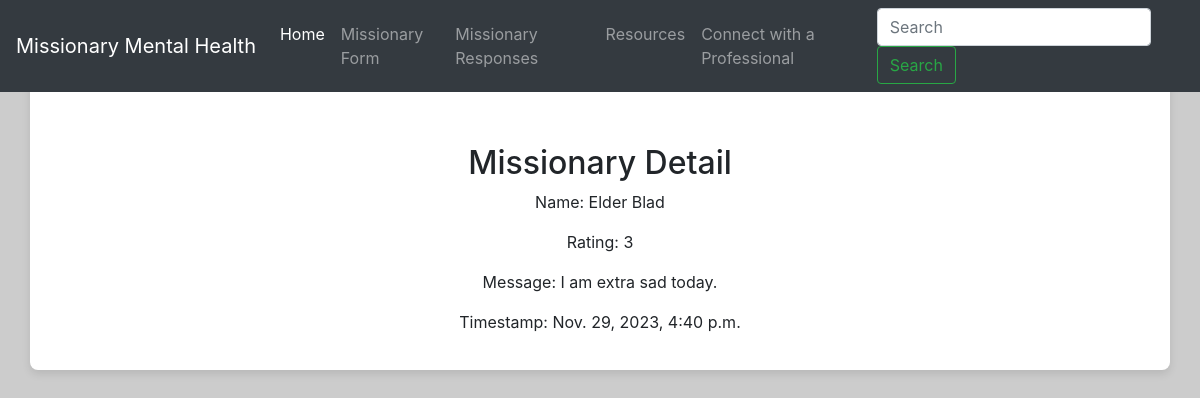
The app's page /mental_health/missionary/detail/1/ with its own data.
### mental_health_app/models.py (models this page shows)
class Missionary(models.Model):
    name = models.CharField(max_length=100)
    rating = models.IntegerField()
    message = models.TextField()
    timestamp = models.DateTimeField(auto_now_add=True)

### mental_health_app/views.py (the view)
# urls.py: path('missionary/detail/<int:pk>/', missionary_detail, name='missionary_detail'),
def missionary_detail(request, pk):
    missionary = Missionary.objects.get(pk=pk)
    return render(request, 'mental_health_app/missionary_detail.html', {'missionary': missionary})

### mental_health_app/templates/mental_health_app/missionary_detail.html (shortened to what this page needs)
{% extends 'mental_health_app/base.html' %}  {% block content %}
<br /><br />
<h2>Missionary Detail</h2>
<p>Name: {{ missionary.name }}</p>
<p>Rating: {{ missionary.rating }}</p>
<p>Message: {{ missionary.message }}</p>
<p>Timestamp: {{ missionary.timestamp }}</p>
{% endblock %}

### mental_health_app/templates/mental_health_app/base.html (style rules this page uses)
body { padding-top: 56px; background-color: #f8f9fa; }

### records on screen
Missionary: name "Elder Blad", rating "3", message "I am extra sad today.", timestamp "Nov. 29, 2023, 4:40 p.m."
